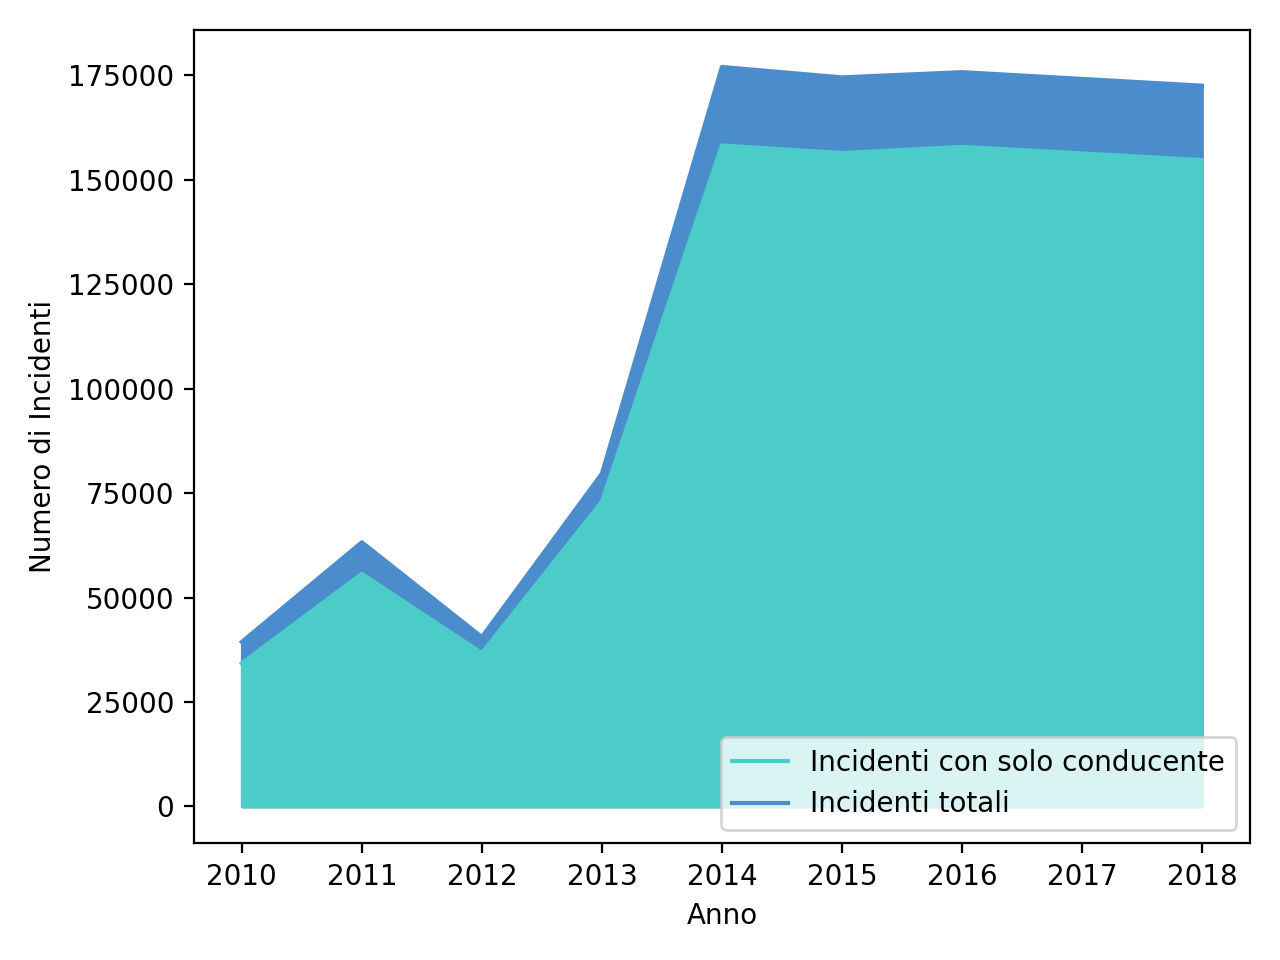

This chart was generated by the following Python code:

import pandas as pd
import matplotlib.pyplot as plt

def count_people(row, campi) -> int: 
    count = 0
    if row[campi[0]] != '  ' and row[campi[0]] != ' ':  
        if row[campi[1]] == '  ' or row[campi[1]] == ' ':
            count += 1

    return count

def get_people_in_vehicles(dataset : pd.DataFrame, fields): 
    res = {}
    for index in range(0, len(dataset)): 
        res[index] = 0

    for index, row in dataset.iterrows(): 
        res[index] = count_people(row, fields)

    return pd.Series(res)

campi = ['veicolo__a___sesso_conducente', 'veicolo__a___et__passegger12']
campi_2 = ['veicolo__a___sesso_conducente', 'veicolo__a___sesso_passegg37']

df = pd.DataFrame()
for year in range(2010, 2019):
    l = 0
    if year < 2014:
        data = pd.read_csv("dataset/incidenti/incidenti_" + str(year) +".txt", sep='\t')
        l = len(data)
        data = data[(data[campi[0]] != '  ') & (data[campi[0]] != ' ')]
        data = data[(data[campi[1]] == '  ') | (data[campi[1]] == ' ')]
    elif year != 2017: 
        data = pd.read_csv("dataset/incidenti/incidenti_" + str(year) +".txt", sep='\t', encoding='latin1')[campi_2]
        l = len(data)
        data = data[data[campi_2[0]] != " "]
        data = data[data[campi_2[1]] == " "]
    else: 
        continue

    df = df.append(pd.DataFrame([year, len(data), l], index=['anno', 'numero', 'sample_size']).transpose(), ignore_index=True)

i = [*range(2010, 2019)]
i.remove(2017)
df.index = i

df['numero'].plot(label='Incidenti con solo conducente', color='#4bccc9')
df['sample_size'].plot(label='Incidenti totali', color='#4b8dcc')
plt.fill_between(df['sample_size'].index, df['sample_size'], color='#4b8dcc')
plt.fill_between(df['numero'].index, df['numero'], color='#4bccc9')
plt.xlabel("Anno")
plt.ylabel("Numero di Incidenti")
plt.legend(loc='lower right')
plt.tight_layout()
plt.show()
